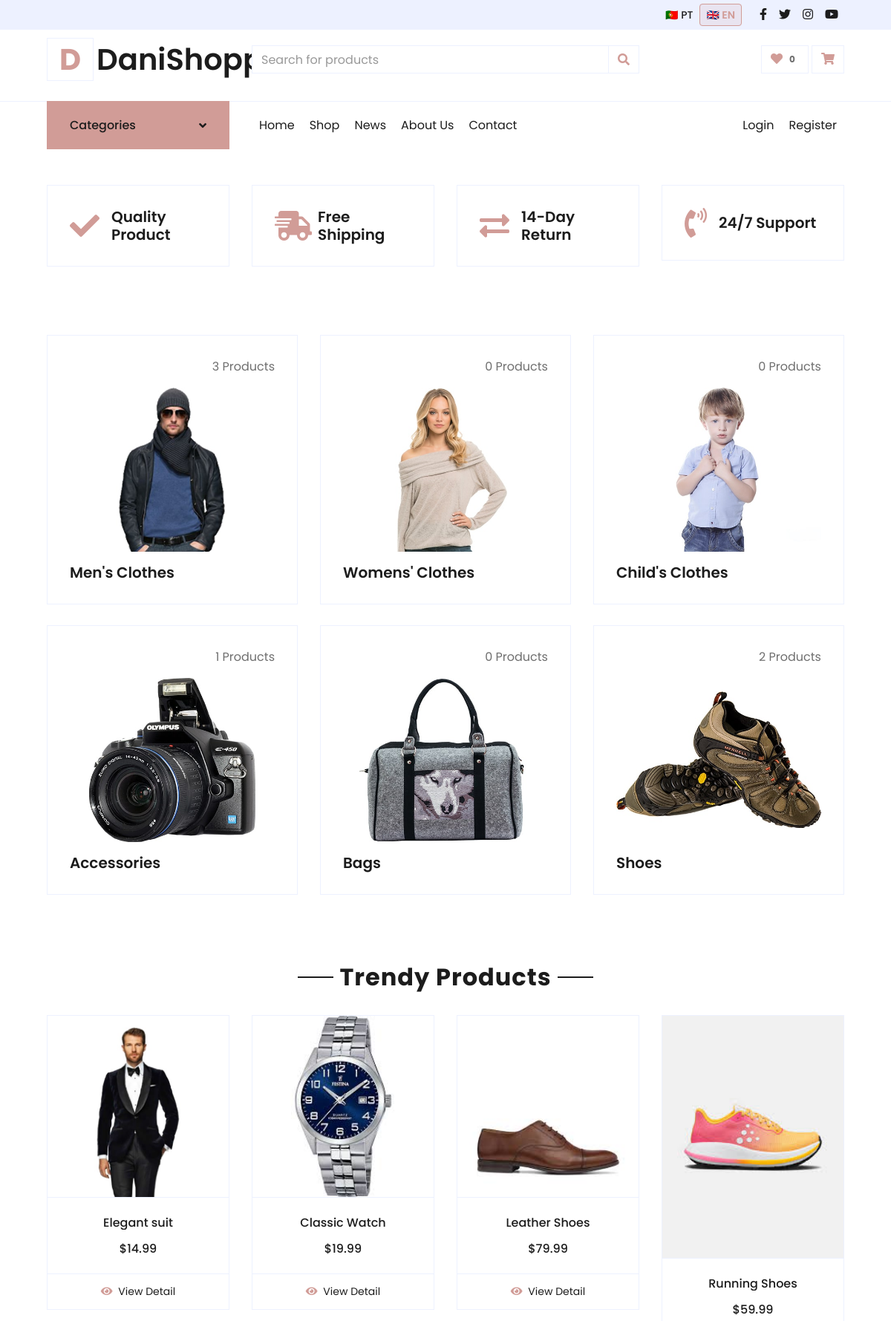
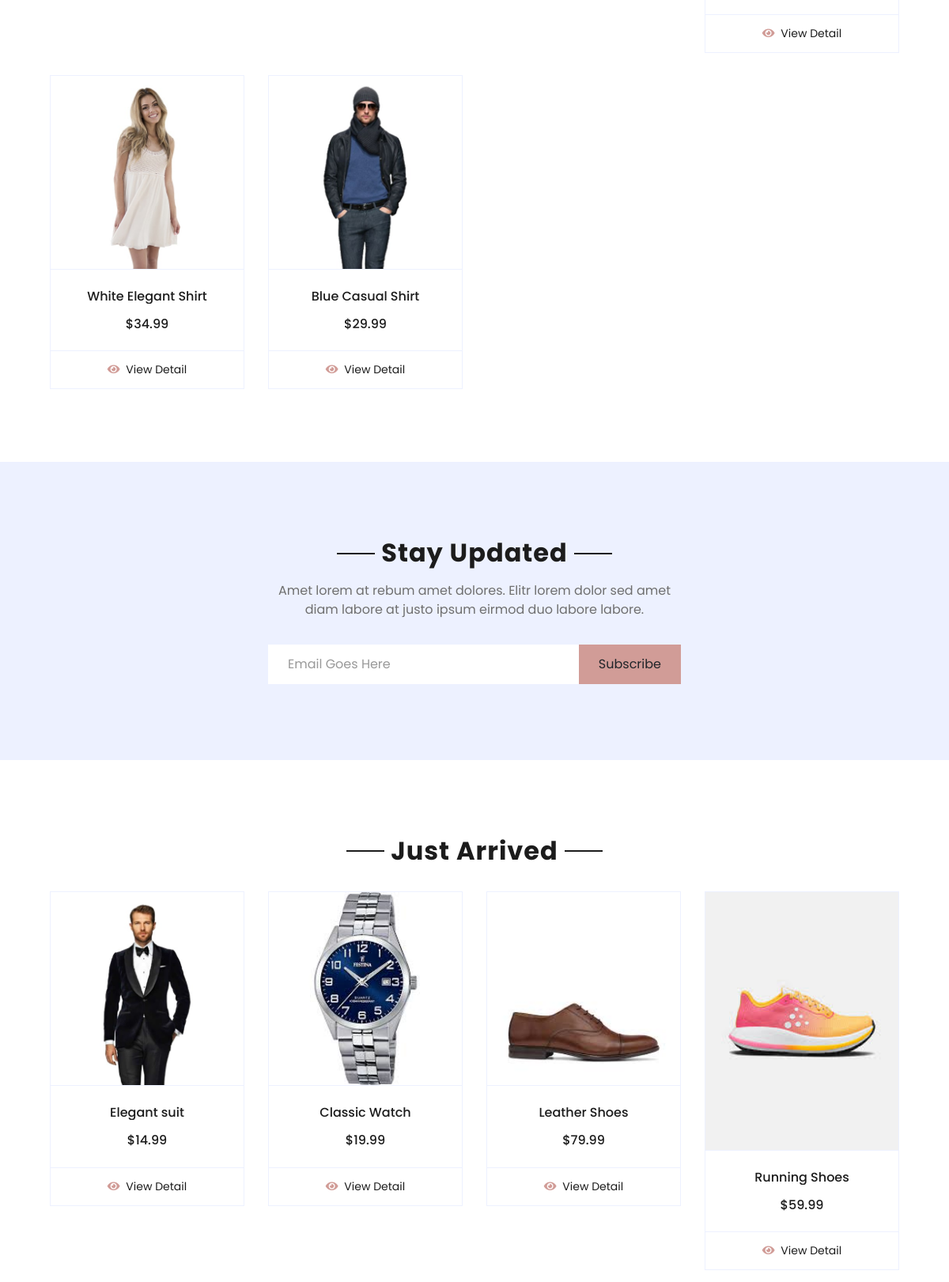
The page / (upper part) on the database its author committed (2 pictures, top to bottom).
### tables this page shows
CREATE TABLE
  `social_links` (
    `id` int (11) NOT NULL AUTO_INCREMENT,
    `platform` varchar(50) NOT NULL,
    `url` varchar(255) NOT NULL,
    `icon` varchar(50) NOT NULL,
    `is_active` tinyint (1) DEFAULT 1,
    `sort_order` int (11) DEFAULT 0,
    `created_at` timestamp NOT NULL DEFAULT current_timestamp(),
    PRIMARY KEY (`id`)
  );

CREATE TABLE
  `category_translations` (
    `id` int (11) NOT NULL AUTO_INCREMENT,
    `category_id` int (11) DEFAULT NULL,
    `lang_code` varchar(5) DEFAULT NULL,
    `name` varchar(255) DEFAULT NULL,
    PRIMARY KEY (`id`),
    UNIQUE KEY `category_id` (`category_id`, `lang_code`),
    KEY `lang_code` (`lang_code`),
    CONSTRAINT `category_translations_ibfk_1` FOREIGN KEY (`category_id`) REFERENCES `categories` (`id`),
    CONSTRAINT `category_translations_ibfk_2` FOREIGN KEY (`lang_code`) REFERENCES `lang` (`code`)
  );

CREATE TABLE
  `categories` (
    `id` int (11) NOT NULL AUTO_INCREMENT,
    `image` varchar(255) DEFAULT NULL,
    PRIMARY KEY (`id`)
  );

CREATE TABLE
  `products` (
    `id` int (11) NOT NULL AUTO_INCREMENT,
    `codProd` varchar(50) DEFAULT NULL,
    `category_id` int (11) DEFAULT NULL,
    `price` decimal(10, 2) NOT NULL,
    `image` varchar(255) DEFAULT NULL,
    `is_active` tinyint (1) DEFAULT 1,
    `created_at` timestamp NOT NULL DEFAULT current_timestamp(),
    `updated_at` timestamp NOT NULL DEFAULT current_timestamp() ON UPDATE current_timestamp(),
    PRIMARY KEY (`id`),
    UNIQUE KEY `codProd` (`codProd`),
    KEY `category_id` (`category_id`),
    CONSTRAINT `products_ibfk_1` FOREIGN KEY (`category_id`) REFERENCES `categories` (`id`)
  );

### index.php (the view, shortened to what the rows shown need)
<!DOCTYPE html>
<html lang="gb">
<?php
include_once 'includes/config.php';
include 'includes/header.php';
$categories = get_categories();
$products = get_products(8);
?>
<div class="container-fluid pt-5">
    <div class="row px-xl-5 pb-3">
        <div class="col-lg-3 col-md-6 col-sm-12 pb-1">
            <div class="d-flex align-items-center border mb-4" style="padding: 30px;">
                <h1 class="fa fa-check text-primary m-0 mr-3"></h1>
            </div>
        </div>
        <div class="col-lg-3 col-md-6 col-sm-12 pb-1">
            <div class="d-flex align-items-center border mb-4" style="padding: 30px;">
                <h1 class="fa fa-shipping-fast text-primary m-0 mr-2"></h1>
            </div>
        </div>
        <div class="col-lg-3 col-md-6 col-sm-12 pb-1">
            <div class="d-flex align-items-center border mb-4" style="padding: 30px;">
                <h1 class="fas fa-exchange-alt text-primary m-0 mr-3"></h1>
            </div>
        </div>
        <div class="col-lg-3 col-md-6 col-sm-12 pb-1">
            <div class="d-flex align-items-center border mb-4" style="padding: 30px;">
                <h1 class="fa fa-phone-volume text-primary m-0 mr-3"></h1>
            </div>
        </div>
    </div>
</div>
<div class="container-fluid pt-5">
    <div class="row px-xl-5 pb-3">
        <?php
        foreach ($categories as $cat):
            ?>
            <div class="col-lg-4 col-md-6 pb-1">
                <div class="cat-item d-flex flex-column border mb-4" style="padding: 30px;">
                    <p class="text-right">
                        <?= get_product_count_by_category($cat['id']) ?>     <?= t('home.categories.products'); ?>
                    </p>
                    <a href="<?= get_url('shop.php?categories[]=' . $cat['id']) ?>"
                        class="cat-img position-relative overflow-hidden mb-3">
                        <img class="img-fluid" src="<?= $cat['image'] ?>" alt="<?= htmlspecialchars($cat['name']) ?>"
                            loading="lazy">
                    </a>
                    <h5 class="font-weight-semi-bold m-0">
                        <?= $cat['name'] ?>
                    </h5>
                </div>
            </div>
        <?php endforeach; ?>
    </div>
</div>
<div class="container-fluid pt-5">
    <div class="text-center mb-4">
        <h2 class="section-title px-5">
            <span class="px-2"><?= t('home.trending_products.title') ?></span>
        </h2>
    </div>
    <div class="row px-xl-5 pb-3">
        <?php
        foreach ($products as $p):
            ?>
            <div class="col-lg-3 col-md-6 col-sm-12 pb-1">
                <div class="card product-item border-0 mb-4">
                    <div class="card-header product-img position-relative overflow-hidden bg-transparent border p-0">
                        <img class="img-fluid w-100" src="<?= $p['image'] ?>" alt="<?= htmlspecialchars($p['title']) ?>"
                            loading="lazy">
                    </div>
                    <div class="card-body border-left border-right text-center p-0 pt-4 pb-3">
                        <h6 class="text-truncate mb-3">
                            <?= $p['title'] ?>
                        </h6>
                        <div class="d-flex justify-content-center">
                            <h6>$<?= number_format($p['price'], 2) ?></h6>
                        </div>
                    </div>
                    <div class="card-footer d-flex justify-content-center bg-light border">
                        <a href="<?= get_url('detail.php?slug=' . $p['slug']) ?>" class="btn btn-sm text-dark p-0">
                            <i class="fas fa-eye text-primary mr-1"></i>
                            <?= t('products.buttons.detail') ?>
                        </a>
                    </div>
                </div>
            </div>
        <?php endforeach; ?>
    </div>
</div>
<div class="container-fluid bg-secondary my-5">
    <div class="row justify-content-md-center py-5 px-xl-5">
        <div class="col-md-6 col-12 py-5">
            <div class="text-center mb-2 pb-2">
                <h2 class="section-title px-5 mb-3"><span
                        class="bg-secondary px-2"><?= t('home.subscribe.title') ?></span></h2>
            </div>
        </div>
    </div>
</div>
<div class="container-fluid pt-5">
    <div class="text-center mb-4">
        <h2 class="section-title px-5">
            <span class="px-2"><?= t('home.just_arrived.title') ?></span>
        </h2>
    </div>
    <div class="row px-xl-5 pb-3">
        <?php
        foreach ($products as $p):
            ?>
            <div class="col-lg-3 col-md-6 col-sm-12 pb-1">
                <div class="card product-item border-0 mb-4">
                    <div class="card-header product-img position-relative overflow-hidden bg-transparent border p-0">
                        <img class="img-fluid w-100" src="<?= $p['image'] ?>" alt="<?= htmlspecialchars($p['title']) ?>"
                            loading="lazy">
                    </div>
                    <div class="card-body border-left border-right text-center p-0 pt-4 pb-3">
                        <h6 class="text-truncate mb-3">
                            <?= $p['title'] ?>
                        </h6>
                        <div class="d-flex justify-content-center">
                            <h6>$<?= number_format($p['price'], 2) ?></h6>
                        </div>
                    </div>
                    <div class="card-footer d-flex justify-content-center bg-light border">
                        <a href="<?= get_url('detail.php?slug=' . $p['slug']) ?>" class="btn btn-sm text-dark p-0">
                            <i class="fas fa-eye text-primary mr-1"></i>
                            <?= t('products.buttons.detail') ?>
                        </a>
                    </div>
                </div>
            </div>
        <?php endforeach; ?>
    </div>
</div>
</body>
</html>

### includes/header.php (shortened to what the rows shown need)
<?php
include_once 'config.php';
$categories = get_categories();
?>
<head>
    <link href="https://cdnjs.cloudflare.com/ajax/libs/font-awesome/5.10.0/css/all.min.css" rel="stylesheet">
    <link href="<?= $SETTINGS['url_site'] ?>/lib/owlcarousel/assets/owl.carousel.min.css" rel="stylesheet">
    <link href="<?= $SETTINGS['url_site'] ?>/css/style.css" rel="stylesheet">
</head>
<body>
    <div class="container-fluid">
        <div class="row bg-secondary py-2 px-xl-5">
            <div class="col-lg-6 text-center text-lg-right">
                <div class="d-inline-flex align-items-center">
                                🇵🇹 <?php echo t('header.lang.pt'); ?>
                    <?php
                    $socials = get_social_links();
                    foreach ($socials as $s):
                    ?>
                        <a class="text-dark px-2" href="<?= htmlspecialchars($s['url']) ?>" target="_blank"
                            rel="noopener noreferrer">
                            <i class="<?= htmlspecialchars($s['icon']) ?>"></i>
                        </a>
                    <?php endforeach; ?>
                </div>
            </div>
        </div>
        <div class="row align-items-center py-3 px-xl-5">
            <div class="col-lg-3 d-none d-lg-block">
                <a href="" class="text-decoration-none">
                    <h1 class="m-0 display-5 font-weight-semi-bold">
                        <span
                            class="text-primary font-weight-bold border px-3 mr-1">D</span><?php echo t('header.brand.name'); ?>
                    </h1>
                </a>
            </div>
        </div>
    </div>

### rows shown on the page
category_translations: id "3", category.image (picture), name "Men's Clothes"
category_translations: id "0", category.image (picture), name "Womens' Clothes"
category_translations: id "0", category.image (picture), name "Child's Clothes"
category_translations: id "1", category.image (picture), name "Accessories"
category_translations: id "0", category.image (picture), name "Bags"
category_translations: id "2", category.image (picture), name "Shoes"
products: image (picture), title "Elegant suit", price "14.99"
products: image (picture), title "Classic Watch", price "19.99"
products: image (picture), title "Leather Shoes", price "79.99"
products: image (picture), title "Running Shoes", price "59.99"
products: image (picture), title "White Elegant Shirt", price "34.99"
products: image (picture), title "Blue Casual Shirt", price "29.99"

### other values the page prints
t('header.lang.pt') "PT"
t('header.lang.en') "EN"
t('header.brand.name') "DaniShopper"
get_wishlist_count($_SESSION['user_id'] ?? null) "0"
t('header.categories.title') "Categories"
t('header.nav.home') "Home"
t('header.nav.shop') "Shop"
t('menu.news') "News"
t('menu.about') "About Us"
t('header.nav.contact') "Contact"
t('header.nav.login') "Login"
t('header.nav.register') "Register"
t('home.featured.quality_product') "Quality Product"
t('home.featured.free_shipping') "Free Shipping"
t('home.featured.return_policy') "14-Day Return"
